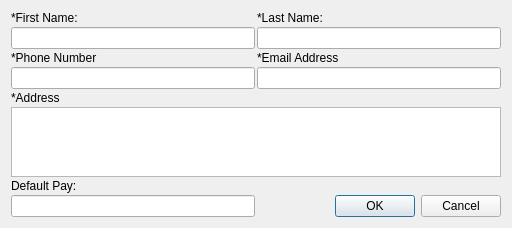
<?xml version="1.0" encoding="UTF-8"?>
<ui version="4.0">
 <class>AddUserDialog</class>
 <widget class="QDialog" name="AddUserDialog">
  <property name="geometry">
   <rect>
    <x>0</x>
    <y>0</y>
    <width>512</width>
    <height>218</height>
   </rect>
  </property>
  <property name="windowTitle">
   <string>Add User</string>
  </property>
  <layout class="QGridLayout" name="gridLayout">
   <property name="spacing">
    <number>2</number>
   </property>
   <item row="1" column="1">
    <widget class="QLineEdit" name="lastNameLineEdit"/>
   </item>
   <item row="1" column="0">
    <widget class="QLineEdit" name="firstNameLineEdit"/>
   </item>
   <item row="7" column="1">
    <widget class="QDialogButtonBox" name="buttonBox">
     <property name="orientation">
      <enum>Qt::Horizontal</enum>
     </property>
     <property name="standardButtons">
      <set>QDialogButtonBox::Cancel|QDialogButtonBox::Ok</set>
     </property>
    </widget>
   </item>
   <item row="2" column="1">
    <widget class="QLabel" name="label_5">
     <property name="text">
      <string>*Email Address</string>
     </property>
    </widget>
   </item>
   <item row="4" column="0" colspan="2">
    <widget class="QLabel" name="label_6">
     <property name="text">
      <string>*Address</string>
     </property>
    </widget>
   </item>
   <item row="0" column="1">
    <widget class="QLabel" name="label_2">
     <property name="text">
      <string>*Last Name:</string>
     </property>
    </widget>
   </item>
   <item row="6" column="0">
    <widget class="QLabel" name="label_3">
     <property name="text">
      <string>Default Pay:</string>
     </property>
     <property name="alignment">
      <set>Qt::AlignLeading|Qt::AlignLeft|Qt::AlignVCenter</set>
     </property>
    </widget>
   </item>
   <item row="0" column="0">
    <widget class="QLabel" name="label">
     <property name="text">
      <string>*First Name:</string>
     </property>
    </widget>
   </item>
   <item row="7" column="0">
    <widget class="QLineEdit" name="wageLineEdit"/>
   </item>
   <item row="2" column="0">
    <widget class="QLabel" name="label_4">
     <property name="text">
      <string>*Phone Number</string>
     </property>
    </widget>
   </item>
   <item row="5" column="0" colspan="2">
    <widget class="QTextEdit" name="addressTextEdit"/>
   </item>
   <item row="3" column="0">
    <widget class="QLineEdit" name="phoneLineEdit"/>
   </item>
   <item row="3" column="1">
    <widget class="QLineEdit" name="emailLineEdit"/>
   </item>
  </layout>
 </widget>
 <tabstops>
  <tabstop>firstNameLineEdit</tabstop>
  <tabstop>lastNameLineEdit</tabstop>
  <tabstop>phoneLineEdit</tabstop>
  <tabstop>emailLineEdit</tabstop>
  <tabstop>addressTextEdit</tabstop>
  <tabstop>wageLineEdit</tabstop>
 </tabstops>
 <resources/>
 <connections>
  <connection>
   <sender>buttonBox</sender>
   <signal>accepted()</signal>
   <receiver>AddUserDialog</receiver>
   <slot>accept()</slot>
   <hints>
    <hint type="sourcelabel">
     <x>248</x>
     <y>254</y>
    </hint>
    <hint type="destinationlabel">
     <x>157</x>
     <y>274</y>
    </hint>
   </hints>
  </connection>
  <connection>
   <sender>buttonBox</sender>
   <signal>rejected()</signal>
   <receiver>AddUserDialog</receiver>
   <slot>reject()</slot>
   <hints>
    <hint type="sourcelabel">
     <x>316</x>
     <y>260</y>
    </hint>
    <hint type="destinationlabel">
     <x>286</x>
     <y>274</y>
    </hint>
   </hints>
  </connection>
 </connections>
</ui>
